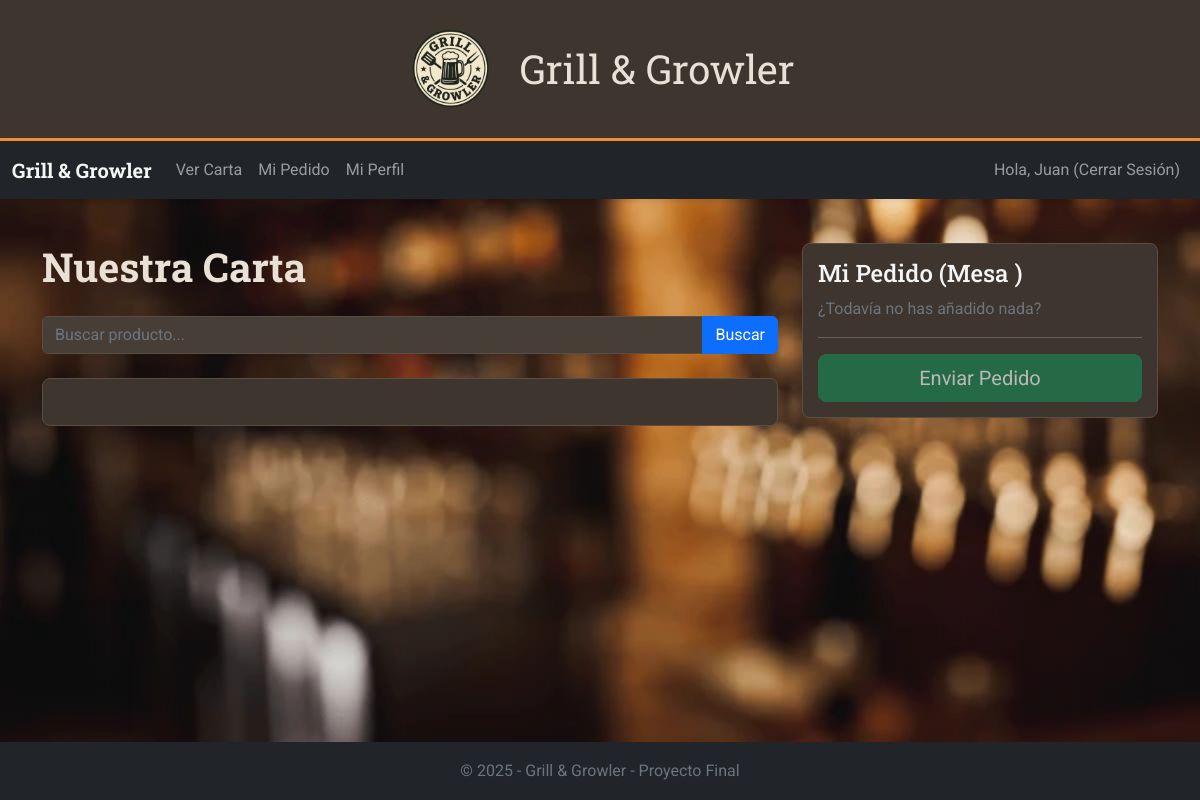
Before: /Bootstrap/cliente/carta.php?buscar=Marcen 5.6% (signed in) with the older database file.
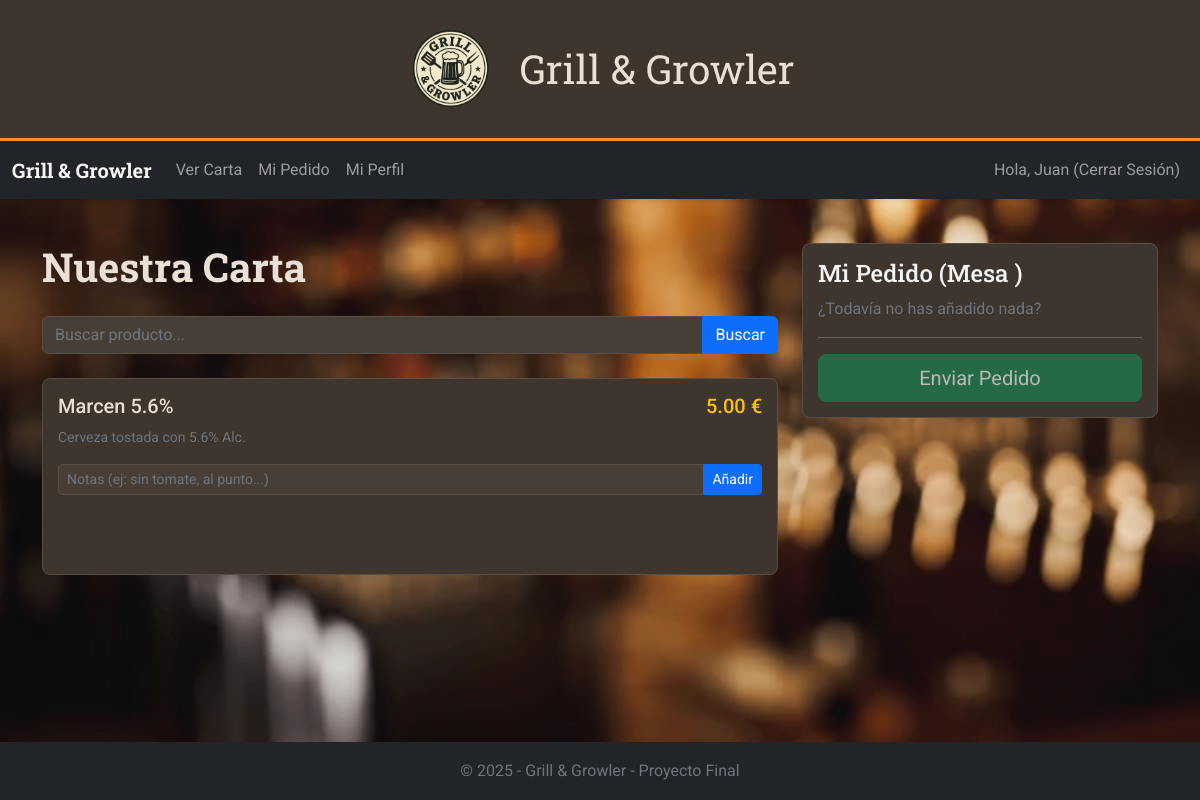
After: the same page with the newer database file.
### tables this page shows
CREATE TABLE `productos` (
  `idprod` int(11) NOT NULL,
  `nombre` varchar(50) NOT NULL,
  `descripcion` varchar(100) NOT NULL,
  `precio` float NOT NULL,
  `stock` int(11) NOT NULL,
  `estado` tinyint(1) NOT NULL,
  `categoria` int(11) NOT NULL,
  `estado_cat` tinyint(1) NOT NULL COMMENT '0 - activa\r\n1 - bloqueada'
);

### Bootstrap/cliente/carta.php (the view, shortened to what this page needs)
<!DOCTYPE html>
<html lang="es">
<head>
    <link rel="stylesheet" href="../css/bootstrap.min.css">
    <link rel="stylesheet" href="../css/style.css">
</head>
<body class="d-flex flex-column min-vh-100">
    <?php include '../includes/header.php'; ?>
    <?php include 'navbar_cliente.php'; ?>
    <main class="container mt-4 flex-grow-1">
        <div class="row">
            <div class="col-lg-8">
                <h1 class="titulo">Nuestra Carta</h1>
                <form method="GET" class="mb-4">
                    <div class="input-group">
                        <input type="text" name="buscar" class="form-control" placeholder="Buscar producto...">
                        <button class="btn btn-primary" type="submit">Buscar</button>
                    </div>
                </form>
                <?php
                include("../includes/conexion.php");
                if (isset($_GET['buscar']) && $_GET['buscar']!=="") {
                    $nom = $_GET['buscar'];
                    $consulta_productos = "SELECT * FROM productos WHERE stock>0 AND estado=0 AND nombre LIKE '%$nom%'";
                    $result_productos = mysqli_query($conn, $consulta_productos);
                    echo '<div class="caja mb-4">';
                        echo '<div class="row mb-3 align-items-center">';
                        while ($row = mysqli_fetch_array($result_productos)) {
                            echo '
                                <div class="col-12 mb-0">
                                    <div class="d-flex justify-content-between">
                                        <h4 class="h5 mb-0">' . $row['nombre'] . '</h4>
                                        <span class="h5 text-warning">' . number_format($row['precio'], 2) . ' €</span>
                                    </div>
                                    <p class="text-muted small">' . $row['descripcion'] . '</p>
                                    <form action="pedido_añadir.php" method="POST">
                                        <input type="hidden" name="precio" value="' . $row['precio'] . '">
                                        <input type="hidden" name="idprod" value="' . $row['idprod'] . '">
                                        <input type="hidden" name="nombre" value="' . $row['nombre'] . '">
                                        <div class="input-group mb-5">
                                            <input type="text" name="notas" class="form-control form-control-sm" placeholder="Notas (ej: sin tomate, al punto...)">
                                            <button type="submit" class="btn btn-primary btn-sm">Añadir</button>
                                        </div>
                                    </form>
                                </div>';
                        }
                        echo '</div>';
                    echo '</div>';
                }
                ?>
            </div>
            <div class="col-lg-4">
                <div class="caja sticky-top" style="top: 80px;">
                    <h2 class="h4">Mi Pedido (Mesa <?php echo $_SESSION['mesa_id']; ?>)</h2>
                    <?php
                    if (empty($_SESSION['pedido'])) {
                        echo "<p class='text-muted'> ¿Todavía no has añadido nada? </p>";
                    }
                    ?>
                    <hr>
                    <form action="pedido_enviar.php" method="POST" class="d-grid">
                        <button class="btn btn-success btn-lg" <?php if (empty($_SESSION['pedido'])) echo 'disabled'; ?>>
                            <span>Enviar Pedido</span>
                        </button>
                    </form>
                </div>
            </div>
        </div>
    </main>
    <?php include '../includes/footer.php'; ?>
</body>
</html>

Changed rows visible on the page:
added productos: nombre "Marcen 5.6%", precio "5.00", descripcion "Cerveza tostada con 5.6% Alc."
